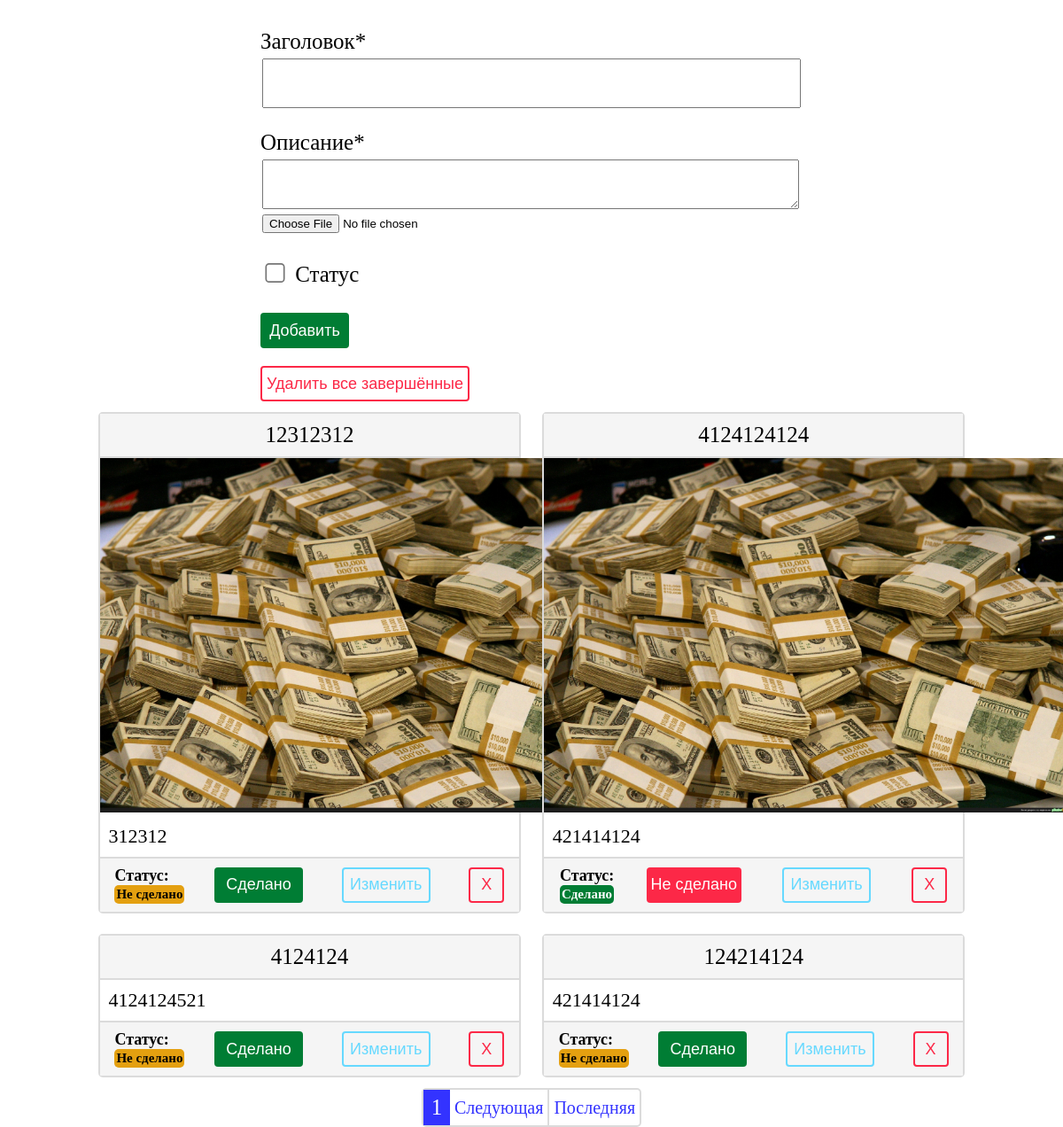
The page / on the database its author committed.
### todo/models.py (models this page shows)
class CreateTask(models.Model):
    class Meta:
        ordering = ["-date"]
    article = models.CharField(max_length=100)
    body = models.TextField(max_length=100)
    status = models.BooleanField(default=False)
    date = models.DateTimeField(auto_now_add=True)
    image = models.ImageField(upload_to='todo/', blank=True, null=True)

### todo/views.py (the view, shortened to what this page needs)
# urls.py: path('', IndexListView.as_view(), name='index'),
class IndexListView(ListView, FormMixin):
    model = CreateTask
    paginate_by = 4
    context_object_name = 'tasks'
    template_name = 'todo/index.html'
    form_class = CreateTaskModelForm
    def get_context_data(self, **kwargs):
        context = super().get_context_data(**kwargs)
        if CreateTask.objects.filter(status=True):
            context['delete_complete_tasks'] = True
        return context

### todo/forms.py
class CreateTaskModelForm(forms.ModelForm):
    class Meta:
        model = CreateTask
        fields = [
            'article',
            'image',
            'body',
            'status'
        ]

### templates/todo/index.html (shortened to what this page needs)
{% extends "base.html" %}
{% load static %}
{% block content %}
<div class="createform">
    <div>
    <form action="" method="post" enctype="multipart/form-data">
        <p class="form-text">Заголовок*</p>
        <p class="form-article">{{ form.article }}</p>
        <p class="form-text">Описание*</p>
        <p class="form-body">{{ form.body }}</p>
        <p class="form-body">{{ form.image }}</p>
        <p class="form-status">{{ form.status }} Статус</p>
        <input type="submit" value="Добавить" class="form-btn default-btn-style">
    </form>
    {% if delete_complete_tasks %}
    <form action="/delete_complete_tasks/" method="get" class="delete-complete-tasks">
        <input type="submit" value="Удалить все завершённые" class="default-btn-style">
    </form>
    {% endif %}
    </div>
</div>
    <div class="all-tasks">
    {% for i in tasks %}
        <div class="task">
            <p class="article">{{i.article}}</p>
            {% if i.image %}
                <img src="{% static i.image.url %}" height="400px">
            {% endif %}
            <p class="body"><span>{{i.body}}</span></p>
            <div class="status-update-delete">
                <div>
                {% if i.status %}
                    <p class="status-txt">Статус:</p>
                    <p class="status-true">Сделано</p>
                    </div>
                    <form action="/task-status/{{i.id}}/" method="get">
                        <input type="submit" value="Не сделано" class="status-btn-false default-btn-style">
                    </form>
                {% else %}
                    <p class="status-txt">Статус:</p>
                    <p class="status-false">Не сделано</p>
                    </div>
                    <form action="/task-status/{{i.id}}/" method="get">
                        <input type="submit" value="Сделано" class="status-btn-true default-btn-style">
                    </form>
                {% endif %}
                <form action="/update-task/{{i.id}}/" method="get">
                    <input type="submit" value="Изменить" class="update-task default-btn-style">
                </form>
                <form action="/delete/{{i.id}}/" method="get">
                    <input type="submit" value="X" class="delete-task default-btn-style">
                </form>
            </div>
        </div>
        {% endfor%}
    </div>
    <div class="pagination-div">
        <p>
            {% if page_obj.has_previous or page_obj.has_next %}
                <span class="curren">
                    {{ page_obj.number}}
                </span>
            {% endif %}
            {% if page_obj.has_next %}
                <a href="?page={{ page_obj.next_page_number }}" style="border-right: 2px solid #dbdbdb;">Следующая</a>
                <a href="?page={{ page_obj.paginator.num_pages }}">Последняя</a>
            {% endif %}
            </p>
    </div>
{% endblock %}

### templates/base.html (shortened to what this page needs)
{% load static %}
<!DOCTYPE html>
<html lang="en">
<head>
    <link rel="stylesheet" href="{% static 'css/style.css' %}">
</head>
<body>
    {% block content %}
    {% endblock %}
</body>
</html>

### staticbase/css/style.css (style rules this page uses)
.createform { display: flex; margin: 0; justify-content: center; }
.form-text { margin-bottom: 5px; font-size: 25px; }
.form-article, .form-body { margin: 2px; }
.form-article>input, .form-body>textarea { height: 50px; width: 600px; }
.form-status { font-size: 25px; }
.form-status>input { transform: scale(1.7); height: 20px; margin: 10px; }
.default-btn-style { font-size: 18px; height: 40px; min-width: 100px; background-color: #007d34; color: white; padding: 5px; border-radius: 4px; text-decoration: none; transition: 0.5s; border: none; }
.all-tasks { width: 100%; display: flex; justify-content: center; align-items: center; flex-wrap: wrap; }
.task { width: 40%; border: 2px solid #dbdbdb; margin: 1%; border-radius: 5px; }
.article { width: 100%; margin: 0; height: 30%; display: flex; justify-content: center; align-items: center; background-color: #f5f5f5; border-bottom: 2px solid #dbdbdb; padding-top: 10px; padding-bottom: 10px; font-size: 25px; }
.body { width: 100%; margin: 0; height: 30%; display: flex; align-items: center; border-bottom: 2px solid #dbdbdb; padding-top: 10px; padding-bottom: 10px; font-size: 22px; }
.body>span { margin-left: 10px; }
.status-update-delete { width: 100%; margin: 0; height: 30%; display: flex; justify-content: space-around; align-items: center; background-color: #f5f5f5; }
.status-true, .status-false { padding: 2px; font-size: 15px; background-color: #007d34; color: white; font-weight: bold; border-radius: 5px; margin: 0; }
.status-false { color: black; background-color: #e4a010; }
.status-txt { font-weight: bold; margin: 0; font-size: 18px; }
.status-btn-false { background-color: #fc2847; }
.update-task { background-color: transparent; color: #66d9ff; border: 2px solid #66d9ff; transition: 0.5s; margin: 10px; }
.delete-task { background-color: transparent; color: #fc2847; min-width: 40px; padding: 0; border: 2px solid #fc2847; transition: 0.5s; }
.delete-complete-tasks>input { margin-top: 20px; background-color: transparent; color: #fc2847; border: 2px solid #fc2847; transition: 0.5s; }
.pagination-div { height: 30px; width: 100%; display: flex; justify-content: center; }
.pagination-div>p { margin: 0; border: 2px solid #dbdbdb; border-radius: 5px; height: 40px; display: flex; justify-content: center; }
.pagination-div>p>a { display: flex; align-items: center; height: 30px; padding: 5px; font-size: 20px; text-decoration: none; color: #3333ff; transition: all 0.5s; }
.pagination-div>p>span { width: 30px; display: flex; justify-content: center; align-items: center; font-size: 25px; margin: 0; color: white; background-color: #3333ff; }

### rows shown on the page
CreateTask: article "12312312", image (picture), body "312312"
CreateTask: article "4124124124", image (picture), body "421414124"
CreateTask: article "4124124", body "4124124521"
CreateTask: article "124214124", body "421414124"

### other values the page prints
{{ page_obj.number }} "1"
